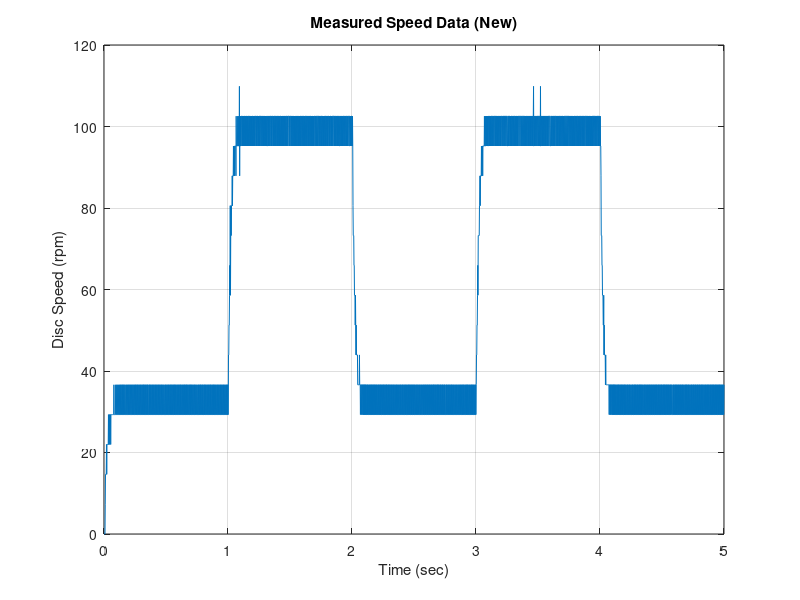
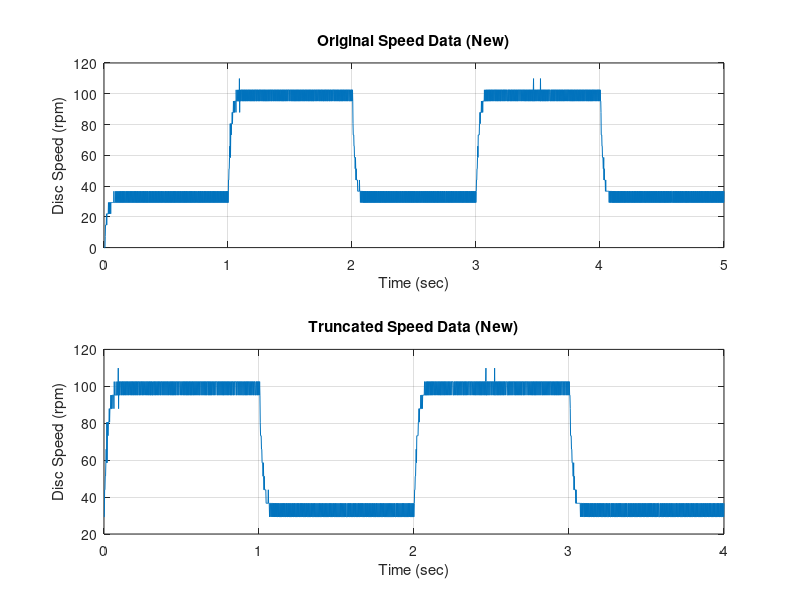
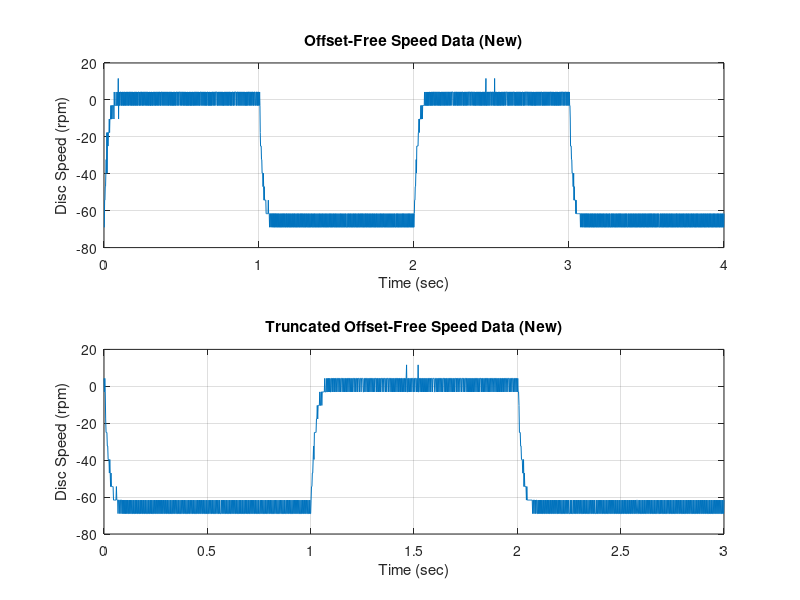

Reproduce these figures in MATLAB, in order.
%%-#############################################################
%  ########################    NOTE    #########################
%--#############################################################
%  This is for Q5 onwards of the actual prelab pdf, which 
%  the same steps from grader 1.1-1.4 applied to a different 
%  dataset

%%-#############################################################
% Q1:   Load the data
%--#############################################################

% Load the MAT file:
load('PreLab1_Data_new.mat');

% Extract data from the discSpeed matrix:
y_new1 = discSpeed_new.signals.values(:,1)*60/(2*pi); % rad/s to rpm
t_new1 = discSpeed_new.time;

% Plot the original data set:
% (Write your code after the given locked code)
try
  close("Q1_FIG_01")
catch
end
figure("Name", "Q1_FIG_01");

plot(t_new1, y_new1);
title('Measured Speed Data (New)');
xlabel('Time (sec)');
ylabel('Disc Speed (rpm)');
grid on;



%%-#############################################################
% Q2:   Trucate the data
%--#############################################################

% Truncate the data:
% Note: Have all variables in the same vector size and vector shape (all in column vector form).
% Although in normal MATLAB coding, you can plot same-size vectors regardless of
% whether they are row vectors, column vectors, or a mix of both, 
% for the purposes of this testing function, all vectors must be column vectors.

disc_speed_trunc_new = y_new1(501:end);
t_trunc_new = t_new1(501:end) - t_new1(501);

% Plot both the ORIGINAL and TRUNCATED data sets:
try
  close("Q2_FIG_01")
catch
end
figure("Name", "Q2_FIG_01");

subplot(2,1,1);
plot(t_new1, y_new1);
title('Original Speed Data (New)');
xlabel('Time (sec)');
ylabel('Disc Speed (rpm)');
grid on;


subplot(2,1,2);
plot(t_trunc_new, disc_speed_trunc_new);
title('Truncated Speed Data (New)');
xlabel('Time (sec)');
ylabel('Disc Speed (rpm)');
grid on;

        
%%-#############################################################
% Q3:   DC offset removal part 1 of 3
%--#############################################################        
        
% compute the DC offset from the first 500 samples 
DC_offset_new = mean(disc_speed_trunc_new(1:500));


%%-#############################################################
% Q4a:   DC offset removal part 2 of 3
%--#############################################################   

% remove the DC offset from disc_speed_trunc
disc_speed_offset_free_new = disc_speed_trunc_new - DC_offset_new;
t_offset_free_new = t_trunc_new;


%%-#############################################################
% Q4b:   DC offset removal part 3 of 3
%--############################################################# 

% Truncate the data
disc_speed_ready_new = disc_speed_offset_free_new(501:end);
t_ready_new = t_offset_free_new(501:end) - t_offset_free_new(501);



% Plot both the OFFSET-FREE data set and the "ready" TRUNCATED OFFSET-FREE data set

try
  close("Q4b_FIG_01")
catch
end
figure("Name", "Q4b_FIG_01");

subplot(2,1,1);
plot(t_offset_free_new, disc_speed_offset_free_new);
title('Offset-Free Speed Data (New)');
xlabel('Time (sec)');
ylabel('Disc Speed (rpm)');
grid on;

subplot(2,1,2);
plot(t_ready_new, disc_speed_ready_new);
title('Truncated Offset-Free Speed Data (New)');
xlabel('Time (sec)');
ylabel('Disc Speed (rpm)');
grid on;

%%-#############################################################
% Q6: Simulink setup
%--#############################################################
fc = 45;
zeta = 0.707;
WindowSize = 5;
